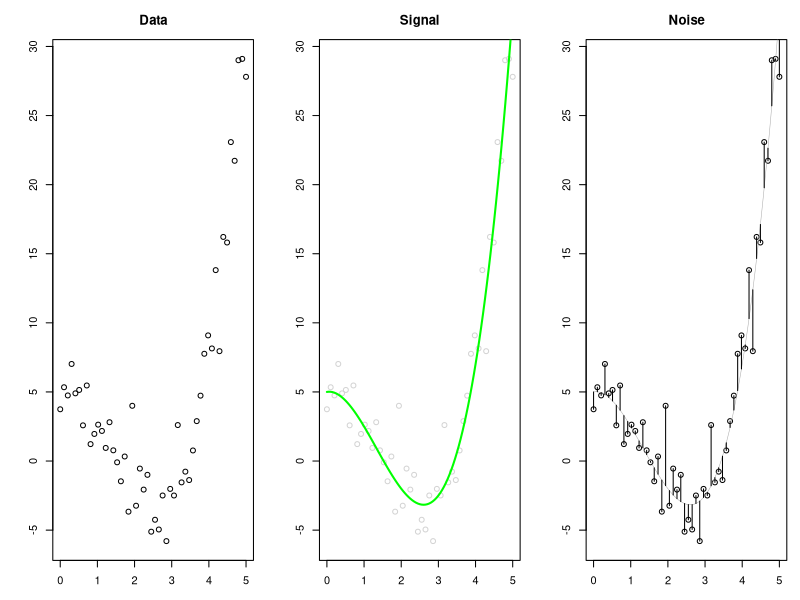
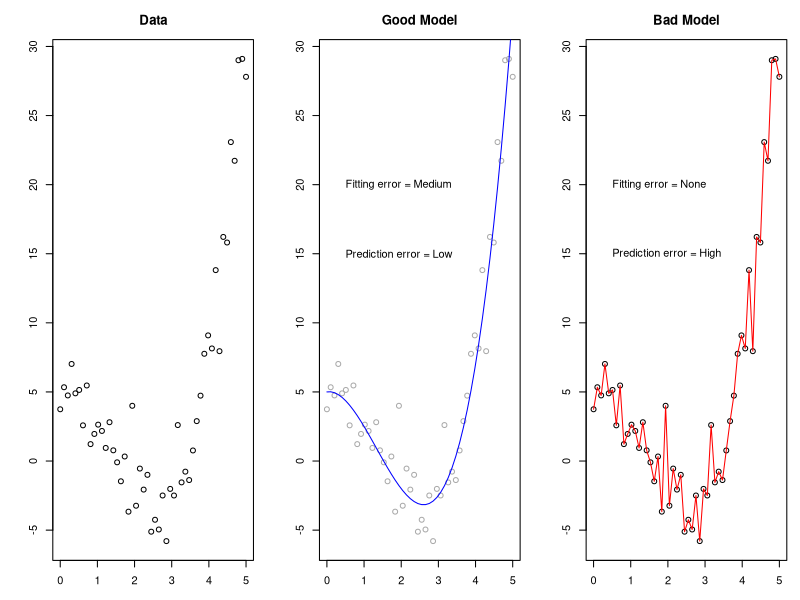

Reproduce these figures in R, in order.
## ---- chunk 1
options(htmltools.dir.version = FALSE)
# see: https://github.com/yihui/xaringan
# install.packages("xaringan")
# see: 
# https://github.com/yihui/xaringan/wiki
# https://github.com/gnab/remark/wiki/Markdown
options(width=110)
options(digits = 4)
## ---- chunk 2
knitr::include_graphics("https://raw.githubusercontent.com/therbootcamp/therbootcamp.github.io/master/_sessions/_image/mldiagram_A.png")
## ---- chunk 3
knitr::include_graphics("https://raw.githubusercontent.com/therbootcamp/therbootcamp.github.io/master/_sessions/_image/machinelearningcartoon.png")
## ---- chunk 4
knitr::include_graphics("https://raw.githubusercontent.com/therbootcamp/therbootcamp.github.io/master/_sessions/_image/mlexamples.png")
## ---- chunk 5
knitr::include_graphics("https://raw.githubusercontent.com/therbootcamp/therbootcamp.github.io/master/_sessions/_image/MLdiagram.png")
## ---- chunk 6
knitr::include_graphics("https://raw.githubusercontent.com/therbootcamp/therbootcamp.github.io/master/_sessions/_image/stockpen.jpg")
## ---- chunk 7
knitr::include_graphics("https://raw.githubusercontent.com/therbootcamp/therbootcamp.github.io/master/_sessions/_image/bohr.jpg")
## ---- chunk 8
knitr::include_graphics("https://raw.githubusercontent.com/therbootcamp/therbootcamp.github.io/master/_sessions/_image/fittingpredictiondarts_A.png")
## ---- chunk 9
knitr::include_graphics("https://raw.githubusercontent.com/therbootcamp/therbootcamp.github.io/master/_sessions/_image/fittingpredictiondarts_B.png")
## ---- chunk 10
knitr::include_graphics("https://raw.githubusercontent.com/therbootcamp/therbootcamp.github.io/master/_sessions/_image/fittingpredictiondarts_C.png")
## ---- chunk 11
knitr::include_graphics("https://raw.githubusercontent.com/therbootcamp/therbootcamp.github.io/master/_sessions/_image/fittingpredictiondarts_D.png")
## ---- chunk 12

set.seed(100)
x <- seq(0, 5, length.out = 50)
noise <- rnorm(50, mean = 0, sd = 2.5)

model_fun <- function(x) {x ^ 3 - 4 * x ^ 2 + .5 * x + 5}

y <- model_fun(x)
y_obs <- model_fun(x) + noise

par(mar = c(3, 4, 3, 1))

par(mfrow = c(1, 3))

plot(x, y_obs, main = "Data", xlab = "", ylab = "", col = "black")

# segments(x, y, x, y_obs)

# lines(y, y = y_obs)



# Plot 1

plot(x, y_obs, main = "Signal", xlab = "", ylab = "", col = "lightgray")
curve(model_fun, from = 0, to = 5, add = TRUE, col = "green", lwd = 2)

# segments(x, y, x, y_obs)

# lines(y, y = y_obs)



# Plot 2

plot(x, y_obs, main = "Noise", xlab = "", ylab = "")
 curve(model_fun, from = 0, to = 5, add = TRUE, col = "darkgray", lwd = .5)

 segments(x, y, x, y_obs)

# lines(y, y = y_obs)


# 
# # Plot 3
# 
# plot(x, y_obs, main = "A bad model tries to fit everything", xlab = "", ylab = "")
# curve(model_fun, from = 0, to = 5, add = TRUE, col = "darkgray", lwd = .5)
# 
# text(.5, 20, "Hey I can draw a line through all points\nI don't have any error!", adj = 0)
# 
# 
# lines(x, y_obs)
# 
# # Plot 4
# 
# plot(x, y_obs, main = "A good model will try to focus on the signal", xlab = "", ylab = "")
# curve(model_fun, from = 0, to = 5, add = TRUE, col = "blue", lwd = 2)
# 
# text(.5, 20, "I won't try to fit all points because\nI think there is random error", adj = 0)


# lines(x, y_obs)


## ---- chunk 13

set.seed(100)
x <- seq(0, 5, length.out = 50)
noise <- rnorm(50, mean = 0, sd = 2.5)

model_fun <- function(x) {x ^ 3 - 4 * x ^ 2 + .5 * x + 5}

y <- model_fun(x)
y_obs <- model_fun(x) + noise

par(mar = c(3, 4, 3, 1))

par(mfrow = c(1, 3))

plot(x, y_obs, main = "Data", xlab = "", ylab = "", col = "black")

# segments(x, y, x, y_obs)

# lines(y, y = y_obs)



# Plot 1

plot(x, y_obs, main = "Good Model", xlab = "", ylab = "", col = "darkgray")

lines(x, y, col = "blue")

# curve(model_fun, from = 0, to = 5, add = TRUE, col = "green", lwd = 2)

text(.5, 20, "Fitting error = Medium", adj = 0)
text(.5, 15, "Prediction error = Low", adj = 0)


# segments(x, y, x, y_obs)

# lines(y, y = y_obs)



# Plot 2

plot(x, y_obs, main = "Bad Model", xlab = "", ylab = "")

text(.5, 20, "Fitting error = None", adj = 0)
text(.5, 15, "Prediction error = High", adj = 0)


lines(x, y_obs, col = "red")
# lines(y, y = y_obs)


# 
# # Plot 3
# 
# plot(x, y_obs, main = "A bad model tries to fit everything", xlab = "", ylab = "")
# curve(model_fun, from = 0, to = 5, add = TRUE, col = "darkgray", lwd = .5)
# 
# text(.5, 20, "Hey I can draw a line through all points\nI don't have any error!", adj = 0)
# 
# 
# lines(x, y_obs)
# 
# # Plot 4
# 
# plot(x, y_obs, main = "A good model will try to focus on the signal", xlab = "", ylab = "")
# curve(model_fun, from = 0, to = 5, add = TRUE, col = "blue", lwd = 2)
# 
# text(.5, 20, "I won't try to fit all points because\nI think there is random error", adj = 0)


# lines(x, y_obs)


## ---- chunk 14
knitr::include_graphics("https://raw.githubusercontent.com/therbootcamp/therbootcamp.github.io/master/_sessions/_image/wikipediaml.png")
## ---- chunk 15
knitr::include_graphics("https://raw.githubusercontent.com/therbootcamp/therbootcamp.github.io/master/_sessions/_image/regression.png")
## ---- chunk 16
knitr::include_graphics("https://raw.githubusercontent.com/therbootcamp/therbootcamp.github.io/master/_sessions/_image/defaulttree.png")
## ---- chunk 17
knitr::include_graphics("https://raw.githubusercontent.com/therbootcamp/therbootcamp.github.io/master/_sessions/_image/supportvectormachine.png")
## ---- chunk 18
knitr::include_graphics("https://raw.githubusercontent.com/therbootcamp/therbootcamp.github.io/master/_sessions/_image/randomforest.png")
## ---- chunk 19
knitr::include_graphics("https://raw.githubusercontent.com/therbootcamp/therbootcamp.github.io/master/_sessions/_image/mlrcaret.png")
